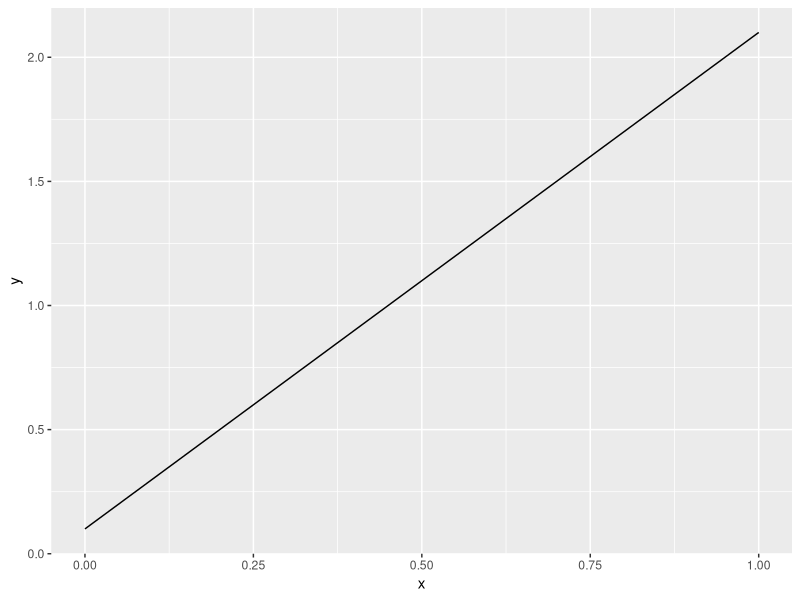
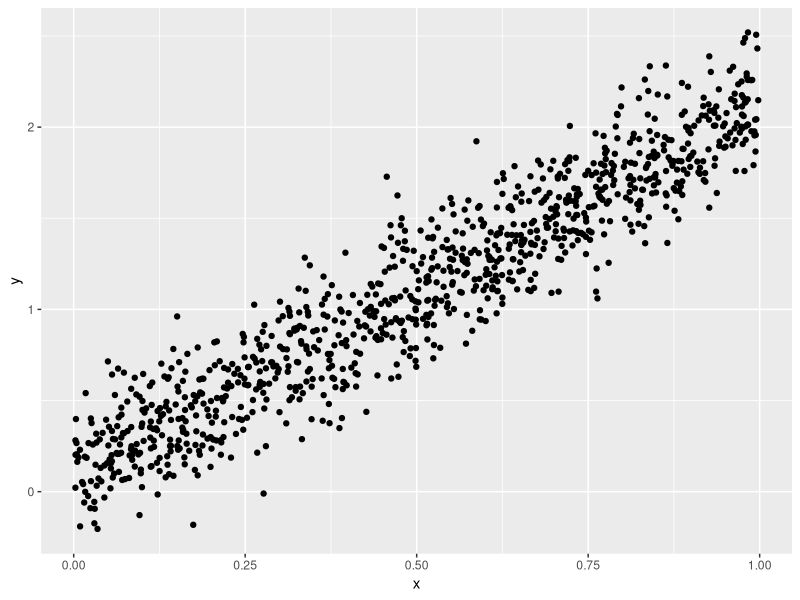
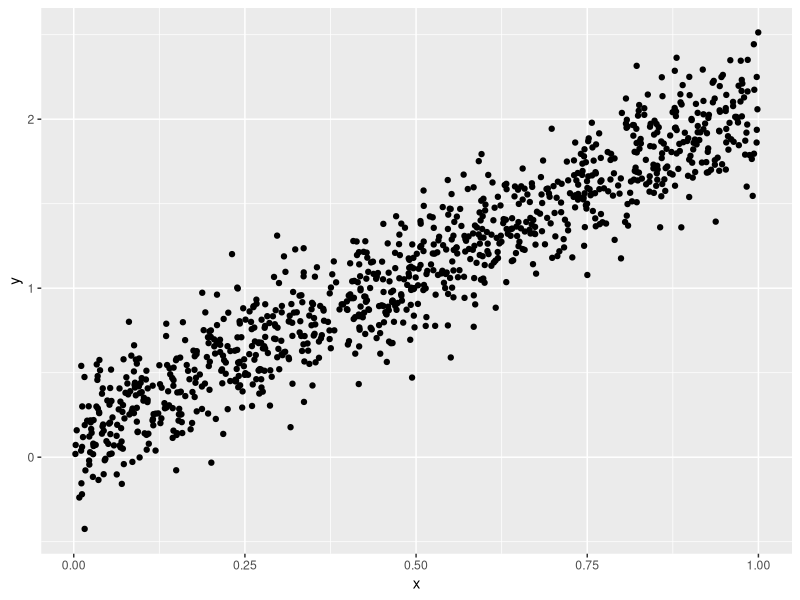
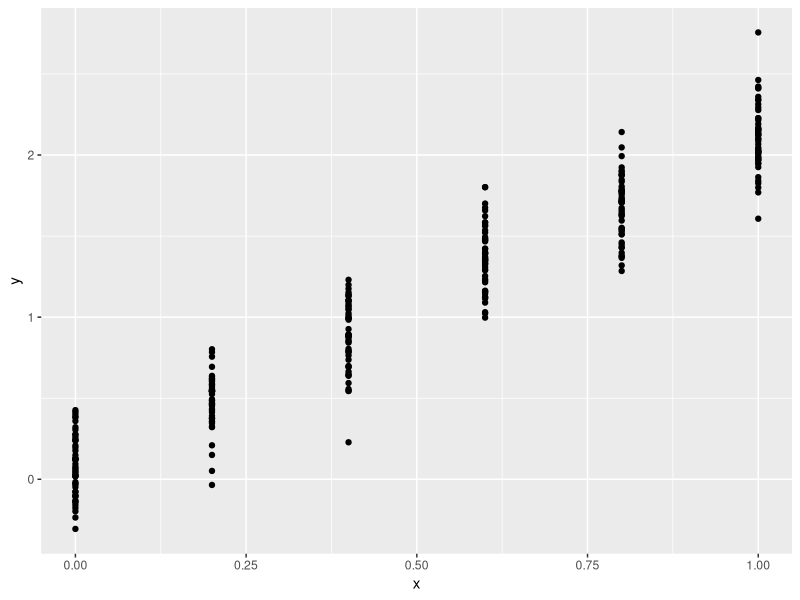
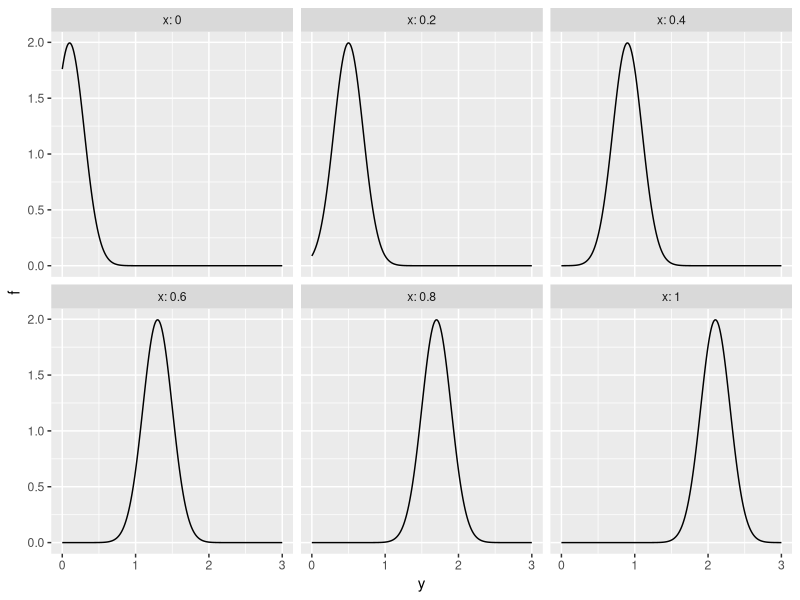
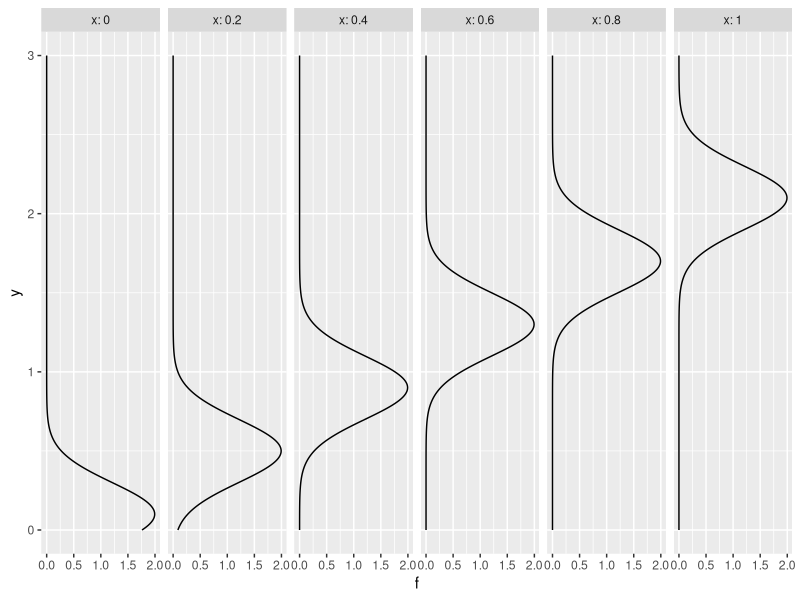
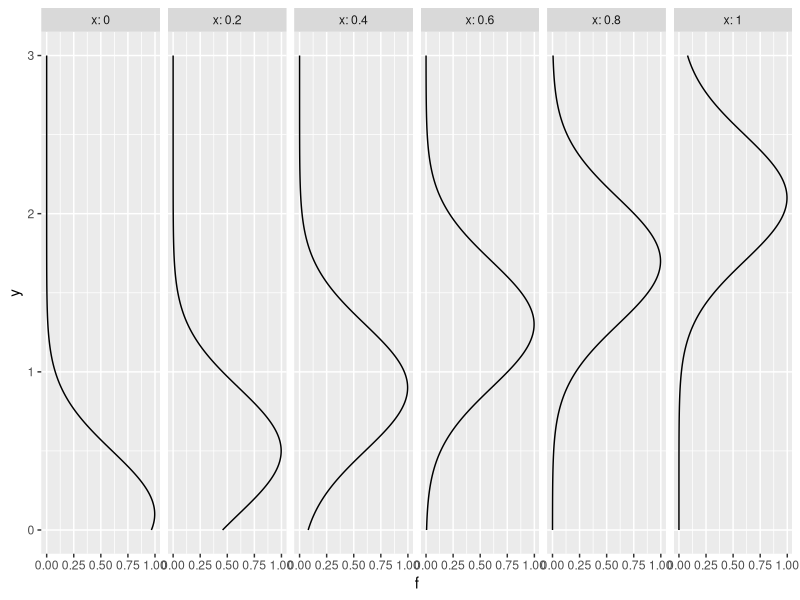
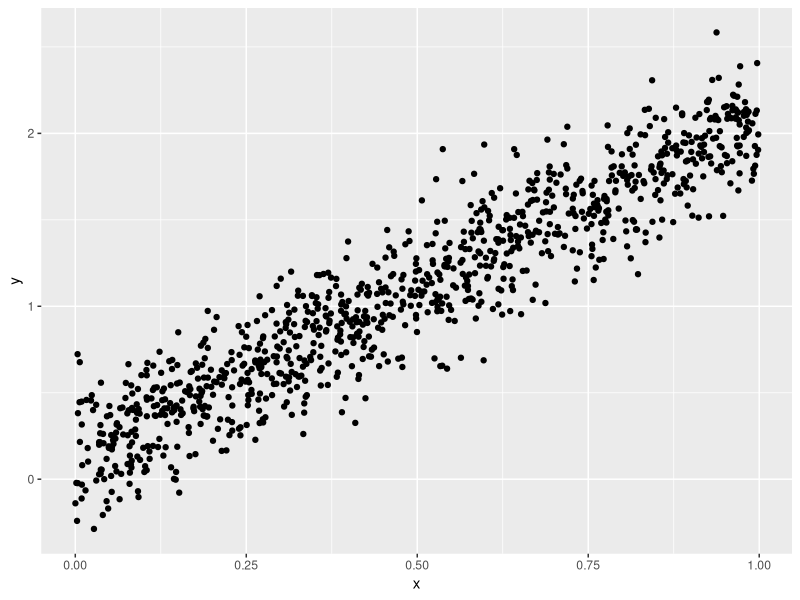

R code for these plots, in order:
## ---- chunk 1
library(tidyverse)
## ---- chunk 2
X_SEQ <- seq(0, 1 , .01)
P1 <- .1
P2 <- 2
P3 <- .2
P3_P <- 0.4
## ---- chunk 3
mu_linear_fun <- function(p, x){
  p[1] + p[2] * x
}
## ---- chunk 4
mu_linear <- tibble(x = X_SEQ) |> 
  mutate(y = mu_linear_fun(c(P1, P2), x)) # y is the response 

mu_linear |> 
  ggplot(aes(x = x, y = y)) +
  geom_line() +
  coord_cartesian(xlim = c(min(X_SEQ), max(X_SEQ)))
## ---- chunk 5
r_lineal_fun <- function(p, x) {
  mu <- mu_linear_fun(c(p[1], p[2]), x)
  noise <- rnorm(1, # we create just one sample
                 mean = 0, 
                 sd = p[3]) # Let's use the third component for the noise
  
  mu + noise
}
## ---- chunk 6
r_lineal_fun(c(P1, P2, P3), .2)
## ---- chunk 7
r_lineal_fun(c(P1, P2, P3), .2)
## ---- chunk 8
r_lineal_fun(c(P1, P2, P3), .8)
## ---- chunk 9
r_lineal_fun(c(P1, P2, P3), .8)
## ---- chunk 10
tibble(x = runif(1000, min = 0, max = 1)) |> 
  rowwise() |> # we need to use rowwise because our function just create one sample (see APPENDIX BELOW)
  mutate(y = r_lineal_fun(c(P1, P2, P3), x)) |> 
  ggplot(aes(x = x, y = y)) +
  geom_point()

## ---- chunk 11
r_lineal_vectorized_fun <- function(p, x) {
  mu <- mu_linear_fun(c(p[1], p[2]), x)
  noise <- rnorm(length(x), # we create as many samples as values of xs we have
                 mean = 0, 
                 sd = p[3]) # Let's use the third component for the noise
  
  mu + noise
}
## ---- chunk 12
r_lineal_vectorized_fun(c(P1, P2, P3), c(.2, .4, .56))
## ---- chunk 13
tibble(x = runif(1000, min = 0, max = 1)) |> 
  mutate(y = r_lineal_vectorized_fun(c(P1, P2, P3), x)) |> 
  ggplot(aes(x = x, y = y)) +
  geom_point()

## ---- chunk 14
r_lineal_fun <- function(p, x) {
  rnorm(length(x),
        mean = mu_linear_fun(c(p[1], p[2]), x), 
        sd = p[3])
}
## ---- chunk 15
crossing(x = seq(0, 1, .2), n = 1:50) |> 
  mutate(y = r_lineal_vectorized_fun(c(P1, P2, P3), x)) |> 
  ggplot(aes(x = x, y = y)) +
  geom_point()

## ---- chunk 16
f_lineal_fun <- function(y, p, x) {
  dnorm(y, 
        mean = mu_linear_fun(c(p[1], p[2]), x), 
        sd = p[3]) 
}
## ---- chunk 17
f_lineal <- crossing(x = seq(0, 1, .2), y = seq(0, 3, .01)) |> 
  mutate(f = f_lineal_fun(y, c(P1, P2, P3), x))

f_lineal |> 
  ggplot(aes(x = y, y = f)) +
  facet_wrap(vars(x), labeller = "label_both") +
  geom_line() 
## ---- chunk 18
f_lineal |> 
  ggplot(aes(x = y, y = f)) +
  facet_wrap(vars(x), labeller = "label_both", nrow = 1) +
  geom_line() +
  coord_flip()
## ---- chunk 19
crossing(x = seq(0, 1, .2), y = seq(0, 3, .01)) |> 
  mutate(f = f_lineal_fun(y, c(P1, P2, P3_P), x)) |> 
  ggplot(aes(x = y, y = f)) +
  facet_wrap(vars(x), labeller = "label_both", nrow = 1) +
  geom_line() +
  coord_flip()
## ---- chunk 20
dat_linear_constant <- tibble(x = runif(1000, min = 0, max = 1)) |> 
  mutate(y = r_lineal_vectorized_fun(c(P1, P2, P3), x)) 

dat_linear_constant |> 
  ggplot(aes(x = x, y = y)) +
  geom_point()
## ---- chunk 21
model <- lm(y ~ x, data = dat_linear_constant)

model
## ---- chunk 22
sigma(model)
